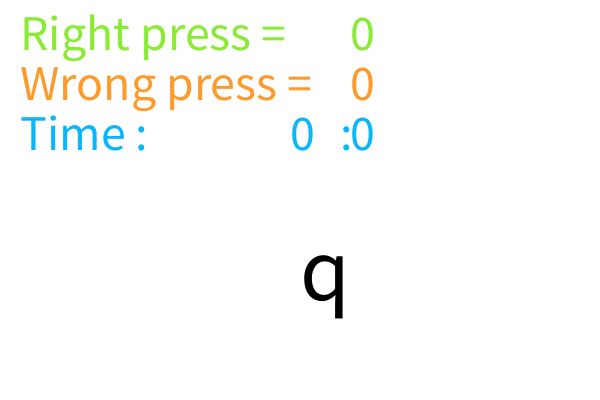
Frame 1 (no input)
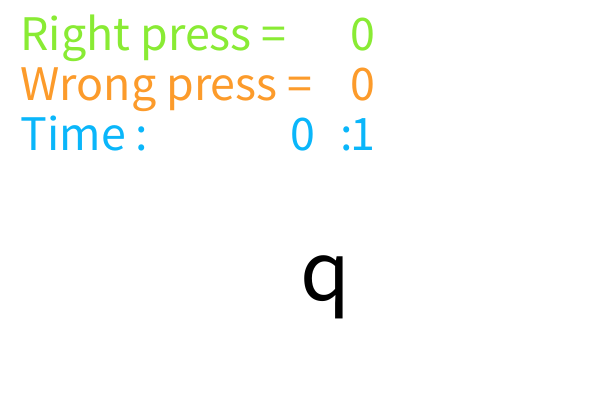
Frame 60 (the mouse pressed at the canvas centre just before this capture)
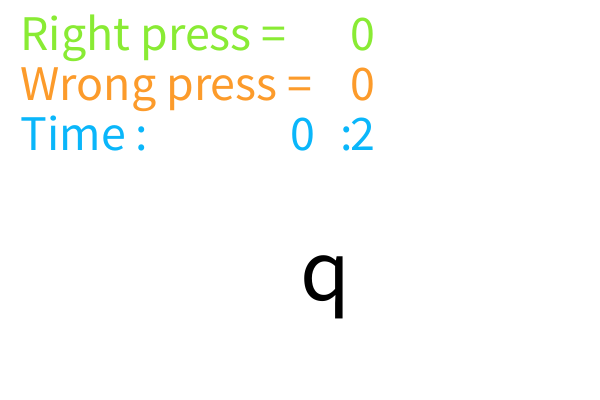
Frame 120 (the mouse held since frame 60 and released just before this capture)

The Processing sketch that drew these frames (run headless with seeded random() and noise(); from frame 60 on, the mouse is pressed at the canvas centre):

// Processing sketch: Basic_typing_game_version_1
// ── Basic_typing_game_version_1.pde
void setup()
{
  size(600, 400); 
 
}

char c = char(round(random(97, 122))); 
String tst = "test"; 

int wrong = 0; 
int lastPress = millis(); 
int wrongPress = 0; 
int rightPress = 0; 
int minute = 0; 
int second = 0; 

color letterColor = color(0, 0, 0); 
color wrongLetter = color(242, 19, 79); 
color letterFill = letterColor; 

void draw() {
   background(255); 
   second = round(millis()/1000)%60; 
   minute = round(millis()/60000); 
 
  textSize(90); 
  fill(letterFill); 
  text(c , 300, 300); 
  
  
if(millis() - lastPress > 150 && keyPressed)
{
 if(key==c)
 {
  c = char(round(random(97, 122))); 
  rightPress++; 
  letterFill = letterColor; 
 }
 else
 {
   wrongPress++; 
   letterFill = wrongLetter; 
 }
 
  lastPress = millis(); 
}

    textSize(50); 
    fill(137, 235, 52); 
   text("Right press = ", 20, 50); 
   text(rightPress, 350, 50); 
   
    fill(252, 155, 43); 
   text("Wrong press = ", 20, 100); 
   text(wrongPress, 350, 100); 
   
    fill(10, 182, 250); 
   text("Time : ", 20, 150); 
   text(second, 350, 150); 
   text(':',340, 150); 
   text(minute, 290, 150); 

}
